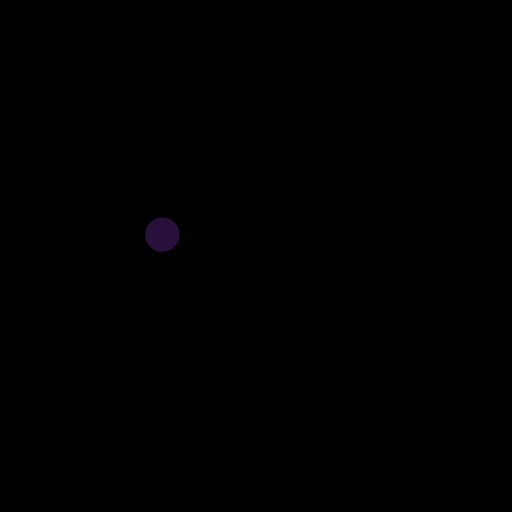
Frame 1 (no input)
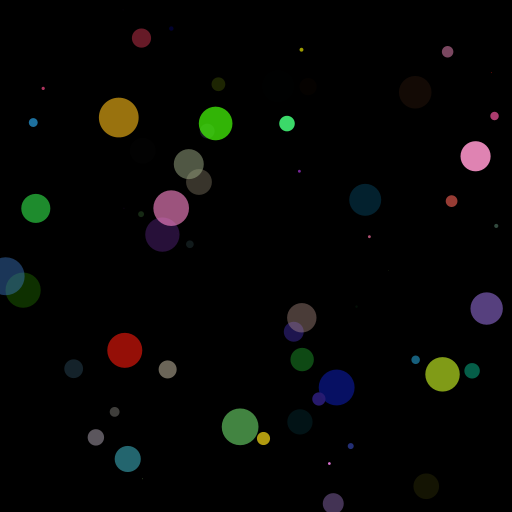
Frame 60 (the mouse pressed at the canvas centre just before this capture)
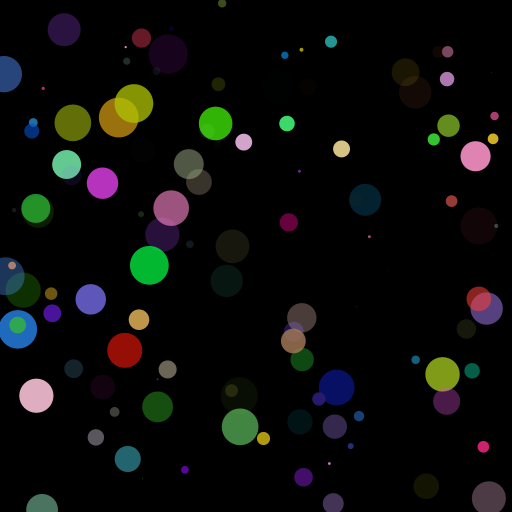
Frame 120 (the mouse held since frame 60 and released just before this capture)

The Processing sketch that drew these frames (run headless with seeded random() and noise(); from frame 60 on, the mouse is pressed at the canvas centre):

// Processing sketch: processing_4535
// ── processing_4535.pde

float r; 
float g;
float b;
float a;

float diam;
float x;
float y;

void setup() {
  size(512,512);
  background(0);
  smooth();
}

void draw() {
  
  r = random(255);
  g = random(255);
  b = random(255);
  a = random(255);
  diam = random(40);
  x = random(width);
  y = random(height);
  
  noStroke();
  fill(r,g,b,a);
  ellipse(x,y,diam,diam);
}
